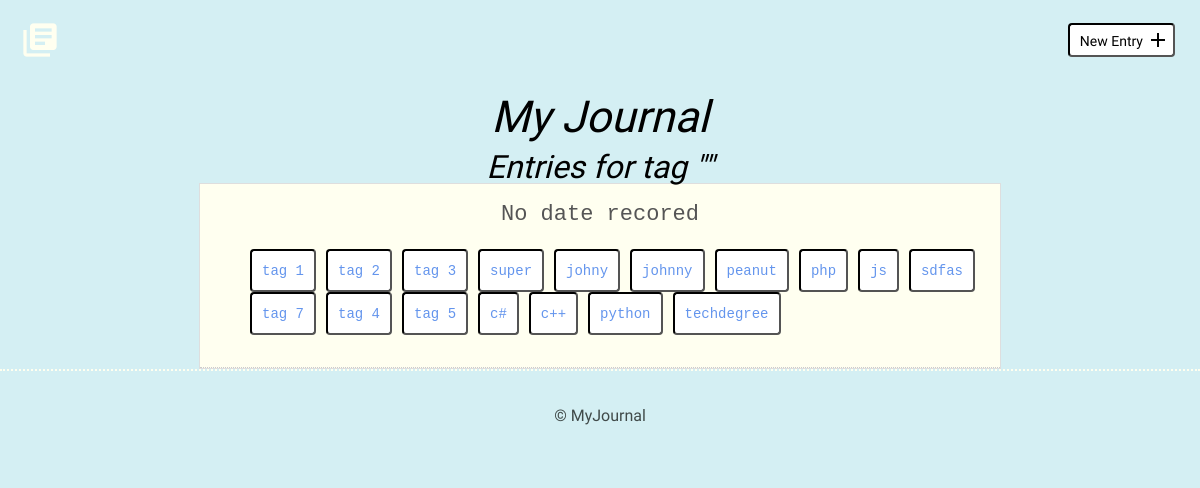
Screenshot of /tagEntries.php with the database file from the repository.
### tables this page shows
CREATE TABLE "tags" (
	"id"	INTEGER PRIMARY KEY AUTOINCREMENT UNIQUE,
	"name"	TEXT,
	"entries"	BLOB
);

### inc/Class_SqliteCommunicator.php (called while the page is built, shortened)
<?php
class Class_SqliteCommunicator
{
    private $pdo;
    private $dsn = NULL;
    private $dbUser = NULL;
    private $dbPass = NULL;
    public function __construct($dbUser = NULL, $dbPass = NULL)
    {
        $this->dbUser = $dbUser;
        $this->dbPass = $dbPass;
    }
    public function setPdoConnection(){
        try {
            if ($this->pdo === NULL) {
                if ($this->dbUser === NULL && $this->dbPass === NULL) {
                    $this->pdo = new PDO("sqlite:".$this->dsn);
                    $this->pdo->setAttribute(PDO::ATTR_ERRMODE,PDO::ERRMODE_EXCEPTION);
                    $this->pdo->exec( 'PRAGMA foreign_keys = ON;' );
                }
                else{
                    $this->pdo = new PDO($this->dsn, $this->dbUser, $this->dbPass);
                    $this->pdo->setAttribute(PDO::ATTR_ERRMODE,PDO::ERRMODE_EXCEPTION);
                    $this->pdo->exec( 'PRAGMA foreign_keys = ON;' );
                }
            }
        }
        catch (PDOException $e){
            echo "Unable to connect, please contact the administrator.";
            exit;
        }
    }
    public function setDsn($dsn)
    {
        $this->dsn = $dsn;
    }
    public function prepareAndExecuteStatement( $sql, $args){
        try {
            if ($this->pdo !== NULL):
                $prepared = $this->pdo->prepare($sql);
            else:
                $this->setPdoConnection();
                $prepared = $this->pdo->prepare($sql);
            endif;
        }
        catch (PDOException $e){
            echo $e->getMessage();
        }
        return [$prepared->execute($args), $prepared];
    }
    public function getAssocRowById($id, $table)
    {
        $sql = "SELECT * FROM $table WHERE id = ?";
        $pdoSObj = $this->prepareAndExecuteStatement($sql, [$id]);
        $data = $pdoSObj[1]->fetch(PDO::FETCH_ASSOC);
        return $data;
    }
}

### inc/Class_JournalCommunicator.php (called while the page is built, shortened)
<?php
class Class_JournalCommunicator extends Class_SqliteCommunicator
{
    public function getTagsForEntry( $entryID )
    {
        $pdoSObj = $this->prepareAndExecuteStatement("SELECT * FROM tags WHERE entries LIKE ?", ['%'.$entryID.'%']);
        return $pdoSObj[1]->fetchAll(PDO::FETCH_ASSOC);
    }
}

### tagEntries.php (the view, shortened to what this page needs)
<?php
include('header.php');
$entryIDs = explode(',', $tag['entries']);
foreach ($entryIDs as $entryID ) {
    $row = $sqlCom->getAssocRowById( $entryID, 'entries' );
    ?>
    <article>
        <time datetime="<?php echo $row['date'] ?>"><?php if ( ! empty ($row['date']) ) : echo convertDateTime($row['date']); else: echo 'No date recored'; endif; ?></time>
        <ul class="tags">
            <?php
            $tags = $sqlCom->getTagsForEntry($row['id']);
            if (count($tags) >= 1 && $tags[0] != FALSE):
                foreach ($tags as $tag) {
                    echo '<li><a class="button" href="./tagEntries.php?tagID=' . $tag['id'] . '">' . $tag['name'] . '</a></li>';
                }
            else:
                echo '<li>No tags recorded.</li>';
            endif;
            ?>
        </ul>
    </article>
<?php
} ?>
</div>
        </div>
    </section>
<?php
include('footer.php');

### css/site.css (style rules this page uses)
body { font-size: 16px; color: #404a49; background-color: #5bc4d442; font-family: 'Cousine', serif; font-weight: 400; }
.button { padding: 8px 10px 6px 10px; background: #ffffff; border: 2px inset #000000; border-radius: 4px; text-decoration: none; color: #000000; position: relative; text-align: center; font-size: 14px; animation: condense 1s 1; transform: scaleX(1); transition: 1s; display: inline-block; }
ul li { line-height: 1.8em; font-size: 18px; }
ul li a { border-bottom: 2px solid #000; line-height: 1.8em; color: #000; text-decoration: none; }
.entry-list article { margin-bottom: 0px; text-align: center; list-style: none; border-bottom: 1px dotted #ccc; height: auto; padding: 10px; background-color: ivory; }
.entry-list article:last-child { margin-bottom: 0; }
ul.tags { overflow: hidden; }
ul.tags li { list-style-type: none; float: left; margin-right: 10px; }
ul.tags a { color: cornflowerblue; display: inline-block; }

### rows the page displays
tags: name "tag 1"
tags: name "tag 2"
tags: name "tag 3"
tags: name "super"
tags: name "johny"
tags: name "johnny"
tags: name "peanut"
tags: name "php"
tags: name "js"
tags: name "sdfas"
tags: name "tag 7"
tags: name "tag 4"
tags: name "tag 5"
tags: name "c#"
tags: name "c++"
tags: name "python"
tags: name "techdegree"
